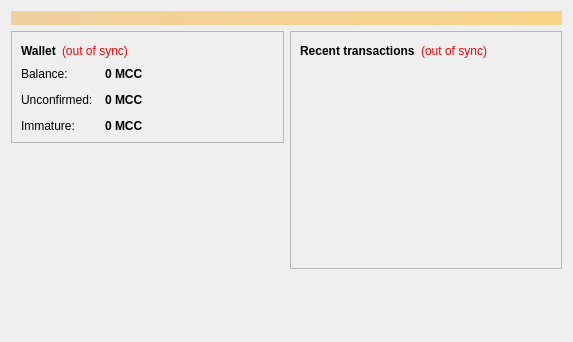
<?xml version="1.0" encoding="UTF-8"?>
<ui version="4.0">
 <class>OverviewPage</class>
 <widget class="QWidget" name="OverviewPage">
  <property name="geometry">
   <rect>
    <x>0</x>
    <y>0</y>
    <width>573</width>
    <height>342</height>
   </rect>
  </property>
  <property name="windowTitle">
   <string>Form</string>
  </property>
  <layout class="QVBoxLayout" name="topLayout">
   <item>
    <widget class="QLabel" name="labelAlerts">
     <property name="visible">
      <bool>false</bool>
     </property>
     <property name="styleSheet">
      <string notr="true">background-color: qlineargradient(x1: 0, y1: 0, x2: 1, y2: 0, stop:0 #F0D0A0, stop:1 #F8D488); color:#000000;</string>
     </property>
     <property name="wordWrap">
      <bool>true</bool>
     </property>
     <property name="margin">
      <number>3</number>
     </property>
    </widget>
   </item>
   <item>
    <layout class="QHBoxLayout" name="horizontalLayout" stretch="1,1">
     <item>
      <layout class="QVBoxLayout" name="verticalLayout_2">
       <item>
        <widget class="QFrame" name="frame">
         <property name="frameShape">
          <enum>QFrame::StyledPanel</enum>
         </property>
         <property name="frameShadow">
          <enum>QFrame::Raised</enum>
         </property>
         <layout class="QVBoxLayout" name="verticalLayout_4">
          <item>
           <layout class="QHBoxLayout" name="horizontalLayout_4">
            <item>
             <widget class="QLabel" name="label_5">
              <property name="font">
               <font>
                <weight>75</weight>
                <bold>true</bold>
               </font>
              </property>
              <property name="text">
               <string>Wallet</string>
              </property>
             </widget>
            </item>
            <item>
             <widget class="QLabel" name="labelWalletStatus">
              <property name="toolTip">
               <string>The displayed information may be out of date. Your wallet automatically synchronizes with the Miracle network after a connection is established, but this process has not completed yet.</string>
              </property>
              <property name="styleSheet">
               <string notr="true">QLabel { color: red; }</string>
              </property>
              <property name="text">
               <string notr="true">(out of sync)</string>
              </property>
              <property name="alignment">
               <set>Qt::AlignLeading|Qt::AlignLeft|Qt::AlignVCenter</set>
              </property>
             </widget>
            </item>
            <item>
             <spacer name="horizontalSpacer_2">
              <property name="orientation">
               <enum>Qt::Horizontal</enum>
              </property>
              <property name="sizeHint" stdset="0">
               <size>
                <width>40</width>
                <height>20</height>
               </size>
              </property>
             </spacer>
            </item>
           </layout>
          </item>
          <item>
           <layout class="QFormLayout" name="formLayout_2">
            <property name="fieldGrowthPolicy">
             <enum>QFormLayout::AllNonFixedFieldsGrow</enum>
            </property>
            <property name="horizontalSpacing">
             <number>12</number>
            </property>
            <property name="verticalSpacing">
             <number>12</number>
            </property>
            <item row="0" column="0">
             <widget class="QLabel" name="label">
              <property name="text">
               <string>Balance:</string>
              </property>
             </widget>
            </item>
            <item row="0" column="1">
             <widget class="QLabel" name="labelBalance">
              <property name="font">
               <font>
                <weight>75</weight>
                <bold>true</bold>
               </font>
              </property>
              <property name="cursor">
               <cursorShape>IBeamCursor</cursorShape>
              </property>
              <property name="toolTip">
               <string>Your current balance</string>
              </property>
              <property name="text">
               <string notr="true">0 MCC</string>
              </property>
              <property name="textInteractionFlags">
               <set>Qt::LinksAccessibleByMouse|Qt::TextSelectableByKeyboard|Qt::TextSelectableByMouse</set>
              </property>
             </widget>
            </item>
            <item row="1" column="0">
             <widget class="QLabel" name="label_3">
              <property name="text">
               <string>Unconfirmed:</string>
              </property>
             </widget>
            </item>
            <item row="1" column="1">
             <widget class="QLabel" name="labelUnconfirmed">
              <property name="font">
               <font>
                <weight>75</weight>
                <bold>true</bold>
               </font>
              </property>
              <property name="cursor">
               <cursorShape>IBeamCursor</cursorShape>
              </property>
              <property name="toolTip">
               <string>Total of transactions that have yet to be confirmed, and do not yet count toward the current balance</string>
              </property>
              <property name="text">
               <string notr="true">0 MCC</string>
              </property>
              <property name="textInteractionFlags">
               <set>Qt::LinksAccessibleByMouse|Qt::TextSelectableByKeyboard|Qt::TextSelectableByMouse</set>
              </property>
             </widget>
            </item>
            <item row="2" column="0">
             <widget class="QLabel" name="labelImmatureText">
              <property name="text">
               <string>Immature:</string>
              </property>
             </widget>
            </item>
            <item row="2" column="1">
             <widget class="QLabel" name="labelImmature">
              <property name="font">
               <font>
                <weight>75</weight>
                <bold>true</bold>
               </font>
              </property>
              <property name="toolTip">
               <string>Mined balance that has not yet matured</string>
              </property>
              <property name="text">
               <string notr="true">0 MCC</string>
              </property>
              <property name="textInteractionFlags">
               <set>Qt::LinksAccessibleByMouse|Qt::TextSelectableByKeyboard|Qt::TextSelectableByMouse</set>
              </property>
             </widget>
            </item>
           </layout>
          </item>
         </layout>
        </widget>
       </item>
       <item>
        <spacer name="verticalSpacer">
         <property name="orientation">
          <enum>Qt::Vertical</enum>
         </property>
         <property name="sizeHint" stdset="0">
          <size>
           <width>20</width>
           <height>40</height>
          </size>
         </property>
        </spacer>
       </item>
      </layout>
     </item>
     <item>
      <layout class="QVBoxLayout" name="verticalLayout_3">
       <item>
        <widget class="QFrame" name="frame_2">
         <property name="frameShape">
          <enum>QFrame::StyledPanel</enum>
         </property>
         <property name="frameShadow">
          <enum>QFrame::Raised</enum>
         </property>
         <layout class="QVBoxLayout" name="verticalLayout">
          <item>
           <layout class="QHBoxLayout" name="horizontalLayout_2">
            <item>
             <widget class="QLabel" name="label_4">
              <property name="text">
               <string>&lt;b&gt;Recent transactions&lt;/b&gt;</string>
              </property>
             </widget>
            </item>
            <item>
             <widget class="QLabel" name="labelTransactionsStatus">
              <property name="toolTip">
               <string>The displayed information may be out of date. Your wallet automatically synchronizes with the Miracle network after a connection is established, but this process has not completed yet.</string>
              </property>
              <property name="styleSheet">
               <string notr="true">QLabel { color: red; }</string>
              </property>
              <property name="text">
               <string notr="true">(out of sync)</string>
              </property>
              <property name="alignment">
               <set>Qt::AlignRight|Qt::AlignTrailing|Qt::AlignVCenter</set>
              </property>
             </widget>
            </item>
            <item>
             <spacer name="horizontalSpacer">
              <property name="orientation">
               <enum>Qt::Horizontal</enum>
              </property>
              <property name="sizeHint" stdset="0">
               <size>
                <width>40</width>
                <height>20</height>
               </size>
              </property>
             </spacer>
            </item>
           </layout>
          </item>
          <item>
           <widget class="QListView" name="listTransactions">
            <property name="styleSheet">
             <string notr="true">QListView { background: transparent; }</string>
            </property>
            <property name="frameShape">
             <enum>QFrame::NoFrame</enum>
            </property>
            <property name="verticalScrollBarPolicy">
             <enum>Qt::ScrollBarAlwaysOff</enum>
            </property>
            <property name="horizontalScrollBarPolicy">
             <enum>Qt::ScrollBarAlwaysOff</enum>
            </property>
            <property name="selectionMode">
             <enum>QAbstractItemView::NoSelection</enum>
            </property>
           </widget>
          </item>
         </layout>
        </widget>
       </item>
       <item>
        <spacer name="verticalSpacer_2">
         <property name="orientation">
          <enum>Qt::Vertical</enum>
         </property>
         <property name="sizeHint" stdset="0">
          <size>
           <width>20</width>
           <height>40</height>
          </size>
         </property>
        </spacer>
       </item>
      </layout>
     </item>
    </layout>
   </item>
  </layout>
 </widget>
 <resources/>
 <connections/>
</ui>
